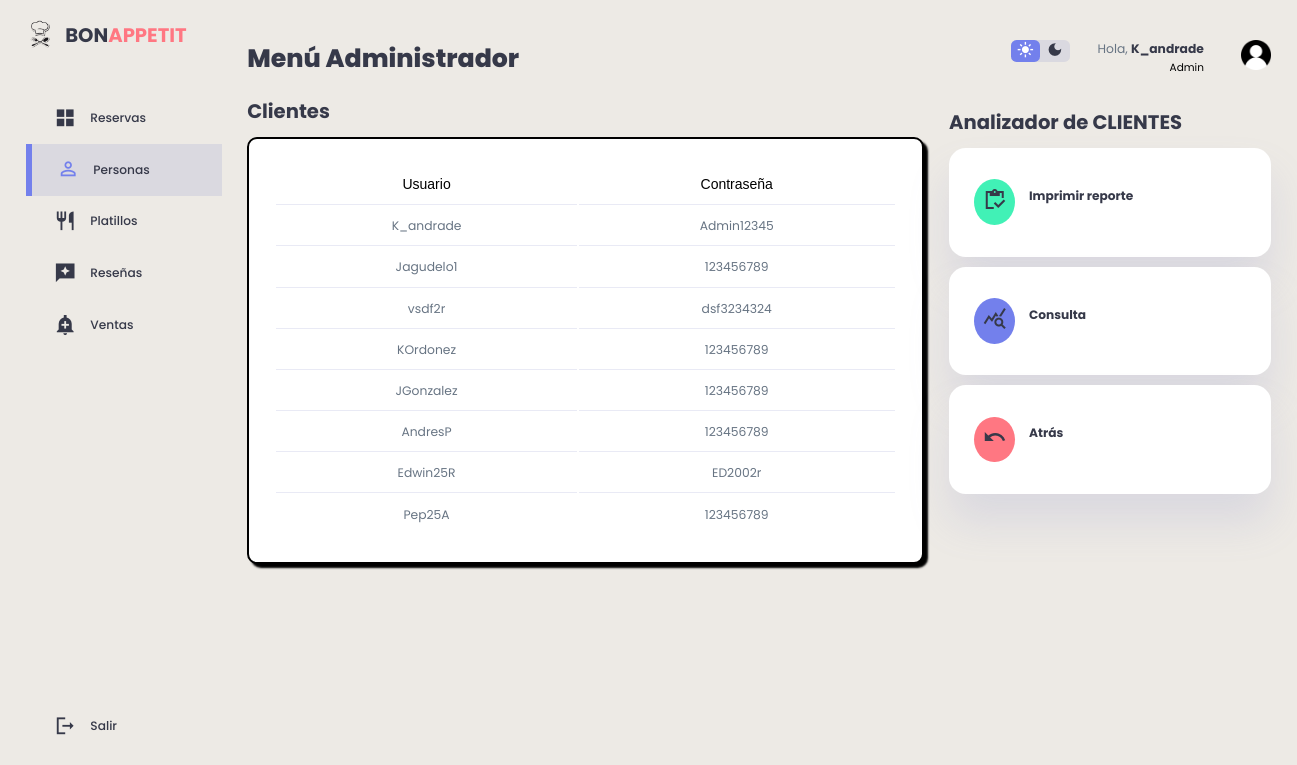
Before: /clientes/usuarios.php (signed in) with the older database file.
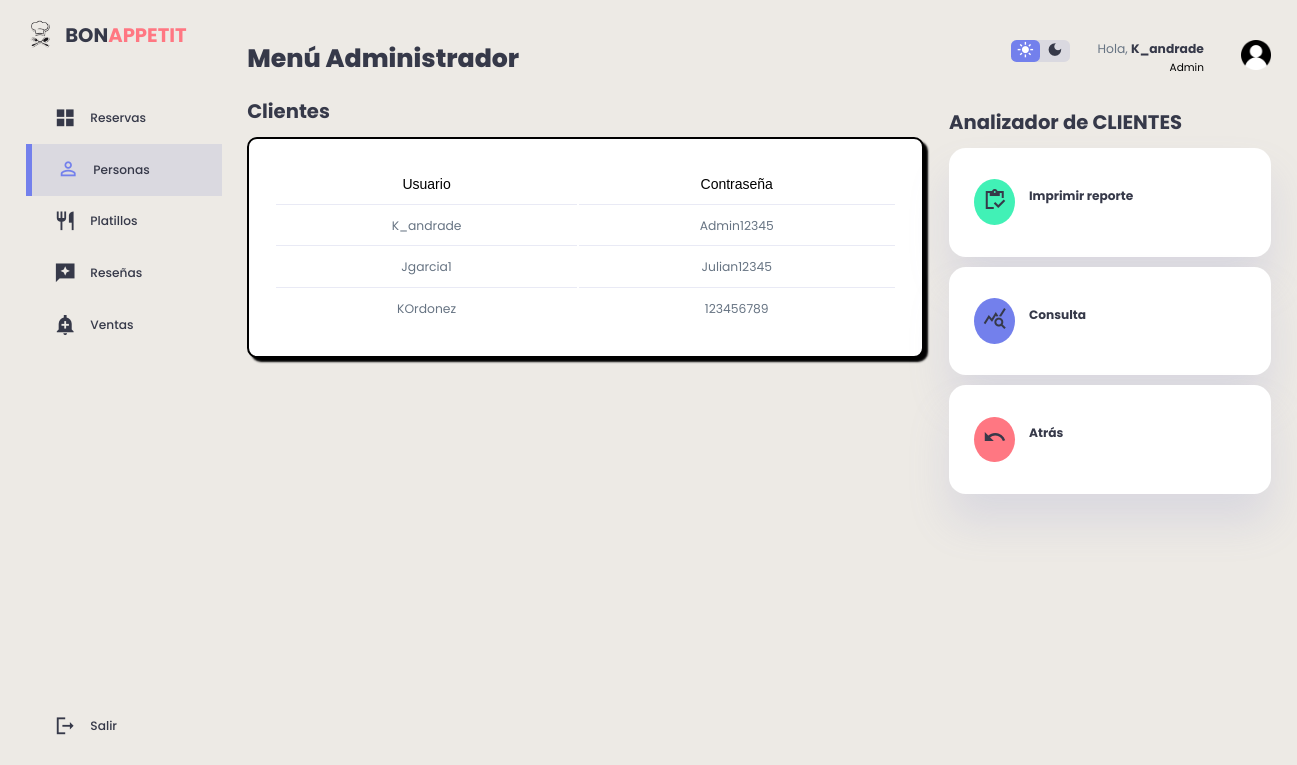
After: the same page with the newer database file.
### tables this page shows
CREATE TABLE `clientes` (
  `id_cliente` int(11) NOT NULL,
  `Documento` int(11) NOT NULL,
  `Nombres` varchar(150) DEFAULT NULL,
  `Apellidos` varchar(150) DEFAULT NULL,
  `Correo_Electronico` varchar(200) NOT NULL,
  `Celular` varchar(12) NOT NULL,
  `Fecha` date DEFAULT NULL,
  `Usuario` varchar(50) DEFAULT NULL,
  `Contrasena` varchar(150) DEFAULT NULL,
  `Foto` longblob DEFAULT NULL,
  `id_rol` int(11) NOT NULL DEFAULT 2
);

### clientes/usuarios.php (the view, shortened to what this page needs)
<?php
    include("../db/conexion.php");
    $datos= "SELECT * FROM clientes";
?>
<!DOCTYPE html>
<html lang="en">
<head>
    <link href="https://cdnjs.cloudflare.com/ajax/libs/font-awesome/5.13.0/css/all.min.css" rel="stylesheet">
    <link rel="stylesheet"a href="../clientes/stylec.css">
</head>
<body>
<div class="content">
<div class="container1">
    <aside>
        <div class="top1">
            <div class="logo">
                <img src="./imag/icon.png">
                <h2>BON<span class="danger">APPETIT</span></h2>
            </div>
        </div>
        <div class="sidebar">
            <a href="../admin/admin.php">
                    <span class="material-icons-sharp">grid_view</span>
                    <h3>Reservas</h3>
            </a>
            <a href="../clientes/clientes.php"  class="active">
                <span class="material-icons-sharp">person_outline</span>
                <h3>Personas</h3>
            </a>
            <a href="../platillos/platillos.php">
                    <span class="material-icons-sharp">restaurant</span>
                    <h3>Platillos</h3>
               </a>
            <a href="../resenas/resenas.php">
                <span class="material-icons-sharp">reviews</span>
                <h3>Reseñas</h3>
            </a>
            <a href="../ventas/ventas.php">
                    <span class="material-icons-sharp">add_alert</span>
                    <h3>Ventas</h3>
                </a>
            <a href="../view/cerrar_sesion.php">
                <span class="material-icons-sharp">logout</span>
                <h3>Salir</h3>
            </a>
        </div>
    </aside>
    <main>
    <h1>Menú Administrador</h1>
        <br>
        <div class="recent-orders">
            <h2>Clientes</h2>
            <table border="0" cellspacing="2" cellpadding="2">
                            <tr>
                                <td> <font face="Arial">Usuario</font> </td>
                                <td> <font face="Arial">Contraseña</font> </td>
                            </tr>
                            <?php foreach ($conexion -> query($datos) as $row) {
                        ?>
                                <tr>
                                    <td><p><?php echo $row['Usuario'] ?></p></td>
                                    <td><p><?php echo $row['Contrasena'] ?></p></td>
                                </tr>
                        <?php
                        }
                    ?>
        </table>
        </div>
    </main>
    <div class="right">
        <div class="top">
            <div class="theme-toggler">
                <span class="material-icons-sharp active">light_mode</span>
                <span class="material-icons-sharp">dark_mode</span>
            </div>
            <div class="profile">
                <div class="info">
                <p>Hola, <b><?php echo $_SESSION['usuario']; ?></b></p>
                    <small class="text-muted">Admin</small>
                </div>
                <div class="profile-photo">
                    <img src="./imag/user.png">
                </div>
            </div>
        </div>
        <div class="sales-analytics">
            <h2>Analizador de CLIENTES</h2>
            <div class="item customers">
                <div class="icon">
                    <a href="../reportesusu/index.php"> <span class="material-icons-sharp">inventory</span> </a>
                </div>
                <div class="right">
                    <div class="info">
                        <h3>Imprimir reporte</h3>
                    </div>
                </div>
            </div>
            <div class="item online">
                <div class="icon">
                    <a href="#"><span class="material-icons-sharp">query_stats</span></a>
                </div>
                <div class="right">
                    <div class="info">
                        <h3>Consulta</h3>
                    </div>
                </div>
            </div>
            <div class="item offline">
                <div class="icon">
                    <a href="../clientes/clientes.php"><span class="material-icons-sharp">undo</span></a>
                </div>
                <div class="right">
                    <div class="info">
                        <h3>Atrás</h3>
                    </div>
                </div>
            </div>
        </div>
    </div>
</div>
</div>
</body>
</html>

Changed rows visible on the page:
removed clientes: Usuario "vsdf2r", Contrasena "dsf3234324"
removed clientes: Usuario "JGonzalez", Contrasena "123456789"
removed clientes: Usuario "AndresP", Contrasena "123456789"
removed clientes: Usuario "Edwin25R", Contrasena "ED2002r"
removed clientes: Usuario "Pep25A", Contrasena "123456789"
changed clientes: Usuario "Jagudelo1" → "Jgarcia1"; Contrasena "123456789" → "Julian12345"
